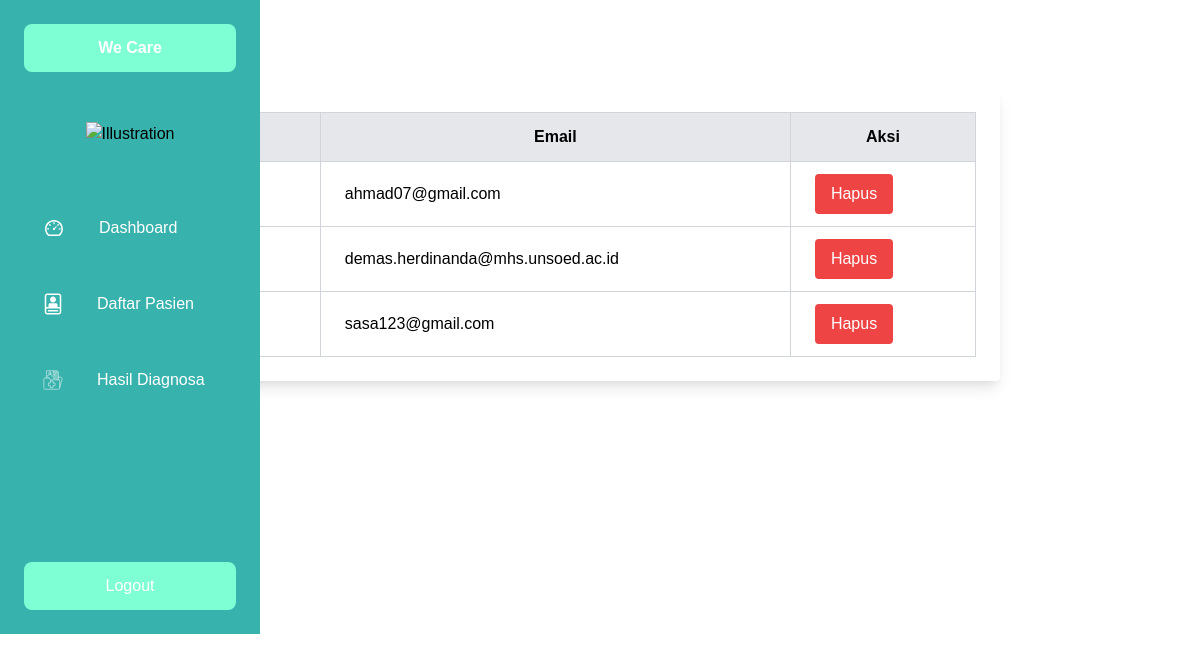
Page /daftarpasien.php on the earlier database version.
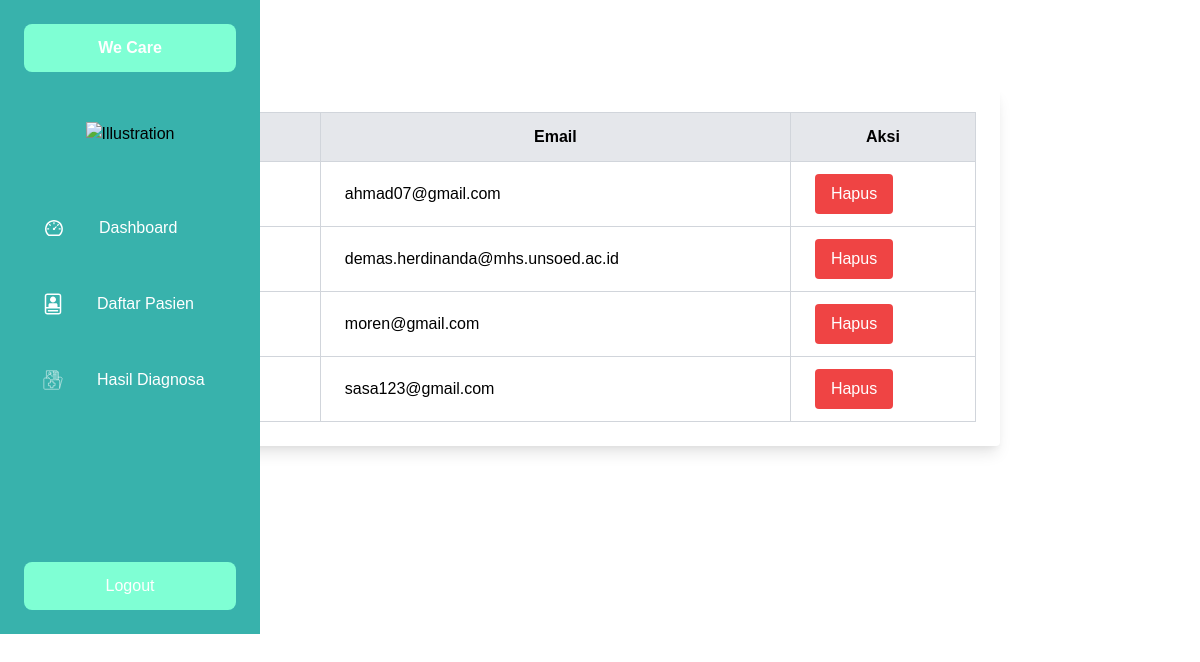
Same page on the later database version.
### tables this page shows
CREATE TABLE `user` (
  `username` varchar(50) NOT NULL,
  `email` varchar(50) NOT NULL,
  `password` varchar(255) NOT NULL
);

### daftarpasien.php (the view, shortened to what this page needs)
<?php
function isActive($path) {
    return (basename($_SERVER['REQUEST_URI']) === $path) ? 'text-white font-bold bg-teal-600 rounded px-4 py-2' : 'text-teal-100 px-4 py-2 hover:bg-teal-400 hover:text-white rounded';
}
include 'connect.php';
$query = "SELECT username, email FROM user";
$result = mysqli_query($connect, $query);
?>
<!DOCTYPE html>
<html lang="en">
<head>
    <link rel="stylesheet" href="style.css">
    <link href="https://cdn.jsdelivr.net/npm/tailwindcss@latest/dist/tailwind.min.css" rel="stylesheet">
</head>
<body>
<div class="container">
    <div class="sidebar">
        <div class="header">
            <div class="list-item">
                <a href="#">
                    <span class="description-header">We Care</span>
                </a>
            </div>
        </div>
        <div class="illustration">
            <img src="assets/trial.png" alt="Illustration">
        </div>
        <div class="main">
                <div class="list-item flex items-center">
                    <img src="assets/Dashboard.svg" alt="" class="icon ml-4">
                    <a href="admin.php" class="<?php echo isActive('admin.php'); ?>">
                        <span class="description ml-2">Dashboard</span>
                    </a>
                </div>
                <div class="list-item flex items-center">
                    <img src="assets/profile.svg" alt="" class="icon w-6 h-6 ml-3">
                    <a href="result.php" class="<?php echo isActive('daftarpasien.php'); ?>">
                        <span class="description ml-1">Daftar Pasien</span>
                    </a>
                </div>
                <div class="list-item flex items-center">
                    <img src="assets/report.svg" alt="" class="icon ml-3">
                    <a href="result.php" class="<?php echo isActive('result.php'); ?>">
                        <span class="description ml-1">Hasil Diagnosa</span>
                    </a>
                </div>
            <div class="list-item-logout">
                <a href="logout.php">
                    <span class="description">Logout</span>
                </a>
            </div>
        </div>
    </div>
    <div class="main-content">
<h2 class="text-2xl font-bold p-6">Data User</h2>
<div class=" mx-auto mt-2 px-6">
    <div class="bg-white p-6 w-full rounded shadow-lg">
        <div class="overflow-x-auto">
            <table class="table-auto w-full border-collapse border border-gray-300">
                <thead>
                    <tr class="bg-gray-200">
                        <th class="border border-gray-300 px-6 py-3">Username</th>
                        <th class="border border-gray-300 px-6 py-3">Email</th>
                        <th class="border border-gray-300 px-6 py-3">Aksi</th>
                    </tr>
                </thead>
                <tbody>
                    <?php while ($row = mysqli_fetch_assoc($result)): ?>
                        <tr>
                            <td class="border border-gray-300 px-6 py-3"><?= htmlspecialchars($row['username']) ?></td>
                            <td class="border border-gray-300 px-6 py-3"><?= htmlspecialchars($row['email']) ?></td>
                            <td class="border border-gray-300 px-6 py-3">
                                <form method="POST" onsubmit="return confirm('Apakah Anda yakin ingin menghapus user ini?');">
                                    <button type="submit" name="delete_user" class="bg-red-500 text-white px-4 py-2 rounded hover:bg-red-600">Hapus</button>
                                </form>
                            </td>
                        </tr>
                    <?php endwhile; ?>
                </tbody>
            </table>
        </div>
    </div>
</div>
</body>
</html>

Differences in the rows shown:
added user: email "moren@gmail.com"
